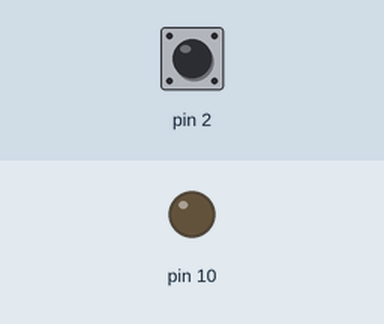
Simulated run of this sketch. Board: Arduino Uno, built with avr-gcc and run on an emulated ATmega328P. Shown: output pins drawn as LEDs (lit = HIGH). The inputs (shaded band) are chosen by the test bench; at power-on: pin 2 HIGH.

Above: at 1.2 s.
1.3 s: pin 2 pulled LOW for 0.15 s
At 1.37 s:
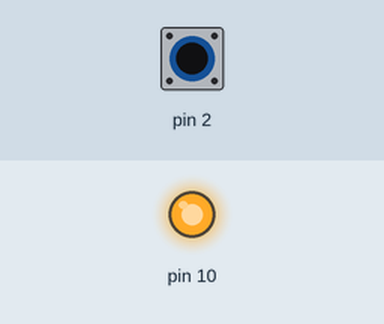
2.9 s: pin 2 pulled LOW for 3.2 s
At 6.9 s:
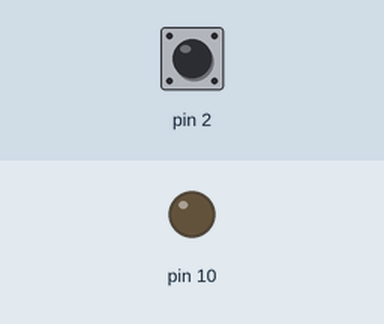
Timing chart, 0 to 8.4 s (numbered marks = the images above; inputs shaded):
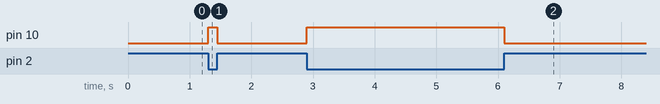

Measured:
- after the input at 1.3 s, pin 10: LOW → HIGH at once, → LOW 0.15 s later
- after the input at 2.9 s, pin 10: LOW → HIGH at once, → LOW 3.2 s later

The sketch:

03.1_monenlaiset_kytkimet.ino
```cpp
void setup() {
  pinMode(2, INPUT_PULLUP);
  pinMode(10, OUTPUT);
}

void loop() {
  if(digitalRead(2) == LOW){
    digitalWrite(10, HIGH);
  }
  else{
    digitalWrite(10, LOW);
  }
}
```
